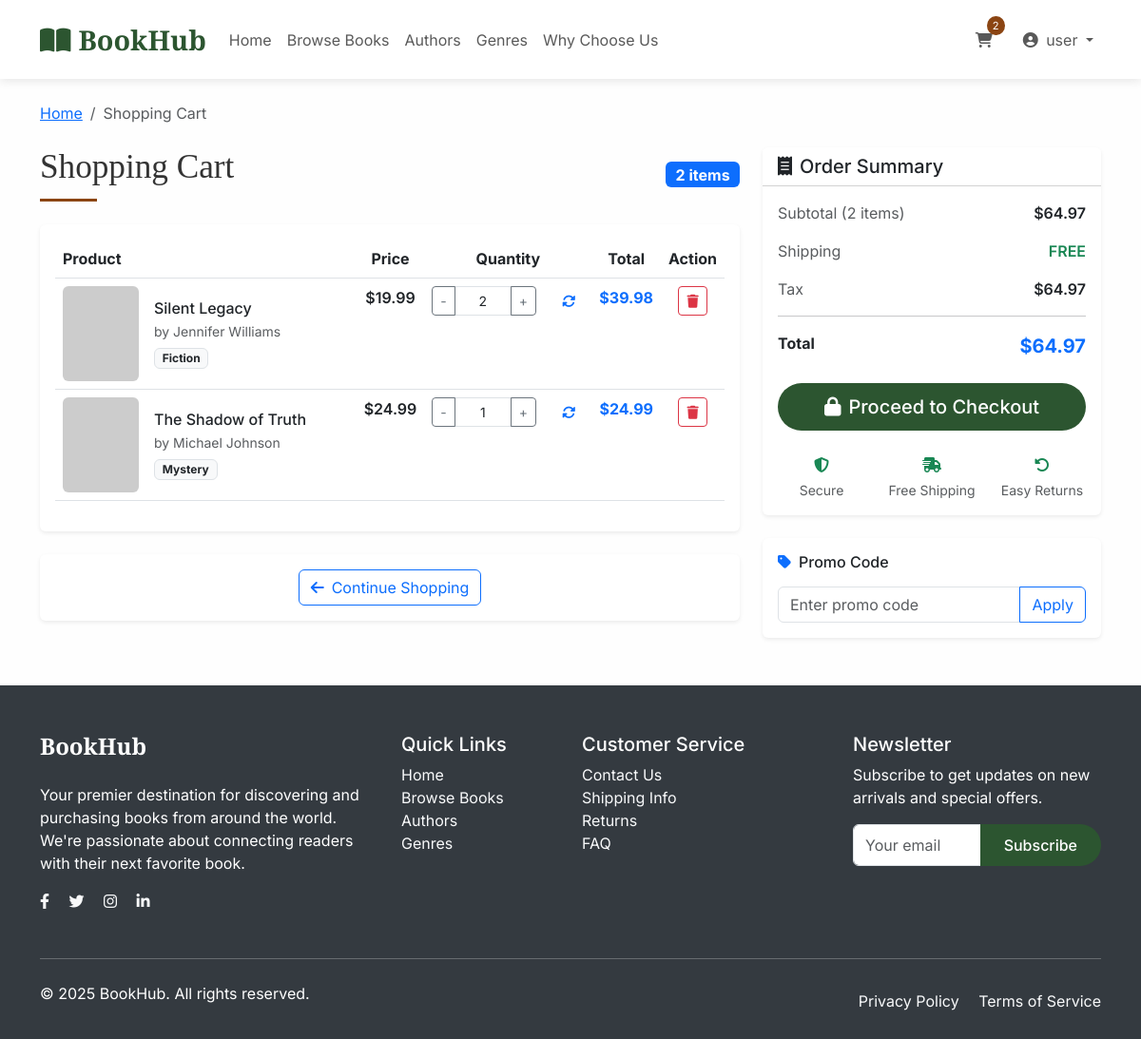
The app's page /cart/ (signed in), older data.
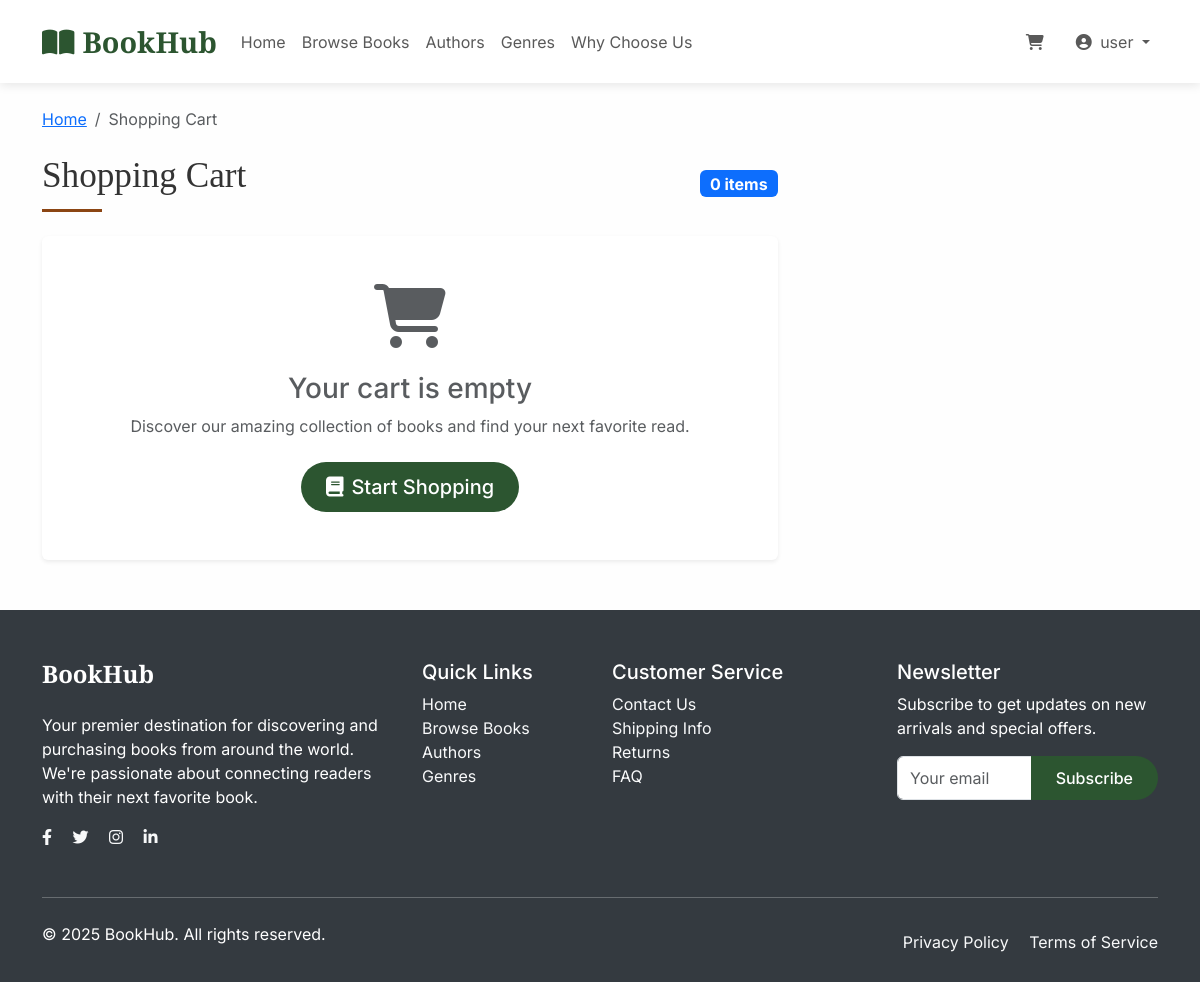
The same page, newer data.
### books/models.py (models this page shows, shortened)
class OrderItem(models.Model):
    OrderItemID = models.AutoField(primary_key=True)
    OrderID = models.ForeignKey(Order, on_delete=models.CASCADE, related_name='orderitems')
    BookID = models.ForeignKey(Book, on_delete=models.CASCADE)
    Quantity = models.IntegerField(validators=[MinValueValidator(1)])
    UnitPrice = models.DecimalField(max_digits=10, decimal_places=2)
    TotalPrice = models.DecimalField(max_digits=10, decimal_places=2)

class Book(models.Model):
    BookID = models.AutoField(primary_key=True)
    Title = models.CharField(max_length=200)
    AuthorID = models.ForeignKey(Author, on_delete=models.CASCADE)
    GenreID = models.ForeignKey(Genre, on_delete=models.CASCADE)
    ISBN = models.CharField(max_length=13, unique=True)
    PublicationDate = models.DateField()
    Price = models.DecimalField(max_digits=10, decimal_places=2, validators=[MinValueValidator(0)])
    Stock = models.IntegerField(default=0, validators=[MinValueValidator(0)])
    Photo = models.CharField(max_length=200, default='', blank=True)
    @property
    def photo_url(self):
        if self.Photo:
            return self.Photo
        else:
            return "https://via.placeholder.com/200x300/cccccc/666666/?text=No+Cover"

class Author(models.Model):
    AuthorID = models.AutoField(primary_key=True)
    FirstName = models.CharField(max_length=100)
    LastName = models.CharField(max_length=100)
    Bio = models.TextField(blank=True, null=True)
    DateOfBirth = models.DateField(blank=True, null=True)
    DateOfDeath = models.DateField(blank=True, null=True)
    @property
    def full_name(self):
        return f"{self.FirstName} {self.LastName}"

class Genre(models.Model):
    GenreID = models.AutoField(primary_key=True)
    GenreName = models.CharField(max_length=100, unique=True)

class Order(models.Model):
    ORDER_STATUS = [
        ('pending', 'Pending'),
        ('processing', 'Processing'),
        ('shipped', 'Shipped'),
        ('delivered', 'Delivered'),
        ('cancelled', 'Cancelled'),
    ]
    OrderID = models.AutoField(primary_key=True)
    CustomerID = models.ForeignKey(Customer, on_delete=models.CASCADE)
    OrderDate = models.DateTimeField(auto_now_add=True)
    TotalAmount = models.DecimalField(max_digits=10, decimal_places=2, default=0)
    OrderStatus = models.CharField(max_length=20, choices=ORDER_STATUS, default='pending')

### books/views.py (the view)
# urls.py: path('cart/', views.view_cart, name='view_cart'),
@login_required
def view_cart(request):
    try:
        order = Order.objects.get(CustomerID=request.user.customer, OrderStatus='pending')
        order_items = order.orderitems.all()
    except Order.DoesNotExist:
        order = None
        order_items = []
    return render(request, 'books/cart.html', {
        'order': order,
        'order_items': order_items
    })

### books/context_processors.py (called while the page is built)
def cart_count(request):
    if request.user.is_authenticated:
        try:
            pending_order = request.user.customer.order_set.filter(OrderStatus='pending').first()
            if pending_order:
                cart_count = pending_order.orderitems.count()
            else:
                cart_count = 0
        except:
            cart_count = 0
    else:
        cart_count = 0
    return {'cart_count': cart_count}

### books/templates/books/cart.html (shortened to what the changed rows need)
{% extends 'base.html' %}
{% block content %}
<div class="container mt-4">
    <div class="row">
        <div class="col-lg-8">
            <div class="d-flex justify-content-between align-items-center mb-4">
                <h1 class="section-title mb-0">Shopping Cart</h1>
                <span class="badge bg-primary fs-6">{{ order_items|length }} items</span>
            </div>
            {% if order_items %}
            <div class="card border-0 shadow-sm">
                <div class="card-body">
                    <div class="table-responsive">
                        <table class="table table-borderless">
                            <thead class="border-bottom">
                                <tr>
                                    <th scope="col" style="width: 60%">Product</th>
                                    <th scope="col" class="text-center">Price</th>
                                    <th scope="col" class="text-center">Quantity</th>
                                    <th scope="col" class="text-center">Total</th>
                                    <th scope="col" class="text-center">Action</th>
                                </tr>
                            </thead>
                            <tbody>
                                {% for item in order_items %}
                                <tr class="border-bottom">
                                    <td>
                                        <div class="d-flex align-items-center">
                                            <img src="{{ item.BookID.photo_url }}"
                                                 alt="{{ item.BookID.Title }}"
                                                 class="rounded me-3"
                                                 style="width: 80px; height: 100px; object-fit: cover;">
                                            <div>
                                                <h6 class="mb-1">{{ item.BookID.Title }}</h6>
                                                <p class="text-muted small mb-1">by {{ item.BookID.AuthorID.full_name }}</p>
                                                <span class="badge bg-light text-dark border">{{ item.BookID.GenreID.GenreName }}</span>
                                            </div>
                                        </div>
                                    </td>
                                    <td class="text-center">
                                        <span class="fw-semibold">${{ item.UnitPrice }}</span>
                                    </td>
                                    <td class="text-center">
                                        <form method="post" action="{% url 'update_cart' item.OrderItemID %}" class="d-inline-flex align-items-center">
                                            <div class="input-group input-group-sm" style="width: 120px;">
                                                <button class="btn btn-outline-secondary" type="button" onclick="this.parentNode.querySelector('input[type=number]').stepDown()">-</button>
                                                <input type="number" name="quantity" value="{{ item.Quantity }}" min="1" max="{{ item.BookID.Stock }}" class="form-control text-center" style="max-width: 60px;">
                                                <button class="btn btn-outline-secondary" type="button" onclick="this.parentNode.querySelector('input[type=number]').stepUp()">+</button>
                                            </div>
                                            <button type="submit" class="btn btn-link text-primary btn-sm ms-2" title="Update">
                                                <i class="fas fa-sync-alt"></i>
                                            </button>
                                        </form>
                                    </td>
                                    <td class="text-center">
                                        <span class="fw-bold text-primary">${{ item.TotalPrice }}</span>
                                    </td>
                                    <td class="text-center">
                                        <form method="post" action="{% url 'update_cart' item.OrderItemID %}" class="d-inline">
                                            <button type="submit" class="btn btn-outline-danger btn-sm" title="Remove">
                                                <i class="fas fa-trash"></i>
                                            </button>
                                        </form>
                                    </td>
                                </tr>
                                {% endfor %}
                            </tbody>
                        </table>
                    </div>
                </div>
            </div>
            <div class="card border-0 shadow-sm mt-4">
                <div class="card-body text-center">
                    <a href="{% url 'book_list' %}" class="btn btn-outline-primary">
                        <i class="fas fa-arrow-left me-2"></i>Continue Shopping
                    </a>
                </div>
            </div>
            {% else %}
            <div class="card border-0 shadow-sm">
                <div class="card-body text-center py-5">
                    <i class="fas fa-shopping-cart fa-4x text-muted mb-4"></i>
                    <h3 class="text-muted">Your cart is empty</h3>
                    <p class="text-muted mb-4">Discover our amazing collection of books and find your next favorite read.</p>
                    <a href="{% url 'book_list' %}" class="btn btn-primary-custom btn-lg">
                        <i class="fas fa-book me-2"></i>Start Shopping
                    </a>
                </div>
            </div>
            {% endif %}
        </div>
        {% if order_items %}
        <div class="col-lg-4">
            <div class="card border-0 shadow-sm sticky-top" style="top: 100px;">
                <div class="card-header bg-white">
                    <h5 class="mb-0"><i class="fas fa-receipt me-2"></i>Order Summary</h5>
                </div>
                <div class="card-body">
                    <div class="d-flex justify-content-between mb-3">
                        <span class="text-muted">Subtotal ({{ order_items|length }} items)</span>
                        <span class="fw-semibold">${{ order.TotalAmount }}</span>
                    </div>
                    <div class="d-flex justify-content-between mb-3">
                        <span class="text-muted">Shipping</span>
                        <span class="fw-semibold text-success">FREE</span>
                    </div>
                    <div class="d-flex justify-content-between mb-3">
                        <span class="text-muted">Tax</span>
                        <span class="fw-semibold">${{ order.TotalAmount|floatformat:2 }}</span>
                    </div>
                    <hr>
                    <div class="d-flex justify-content-between mb-4">
                        <span class="fw-bold">Total</span>
                        <span class="fw-bold fs-5 text-primary">${{ order.TotalAmount }}</span>
                    </div>
                    <div class="d-grid">
                        <a href="{% url 'checkout' %}" class="btn btn-primary-custom btn-lg">
                            <i class="fas fa-lock me-2"></i>Proceed to Checkout
                        </a>
                    </div>
                    <div class="text-center mt-4">
                        <div class="row">
                            <div class="col-4">
                                <i class="fas fa-shield-alt text-success mb-2"></i>
                                <small class="d-block text-muted">Secure</small>
                            </div>
                            <div class="col-4">
                                <i class="fas fa-shipping-fast text-success mb-2"></i>
                                <small class="d-block text-muted">Free Shipping</small>
                            </div>
                            <div class="col-4">
                                <i class="fas fa-undo-alt text-success mb-2"></i>
                                <small class="d-block text-muted">Easy Returns</small>
                            </div>
                        </div>
                    </div>
                </div>
            </div>
            <div class="card border-0 shadow-sm mt-4">
                <div class="card-body">
                    <h6 class="card-title mb-3">
                        <i class="fas fa-tag me-2 text-primary"></i>Promo Code
                    </h6>
                    <div class="input-group">
                        <input type="text" class="form-control" placeholder="Enter promo code">
                        <button class="btn btn-outline-primary" type="button">Apply</button>
                    </div>
                </div>
            </div>
        </div>
        {% endif %}
    </div>
</div>
{% endblock %}

### templates/base.html (shortened to what the changed rows need)
{% load static %}
<!DOCTYPE html>
<html lang="en">
<head>
    <link href="https://cdn.jsdelivr.net/npm/bootstrap@5.3.0/dist/css/bootstrap.min.css" rel="stylesheet">
    <link rel="stylesheet" href="https://cdnjs.cloudflare.com/ajax/libs/font-awesome/6.4.0/css/all.min.css">
    <link rel="stylesheet" href="{% static 'css/custom.css' %}">
    <link rel="stylesheet" href="{% static 'css/components.css' %}">
</head>
<body>
    <nav class="navbar navbar-expand-lg navbar-light bg-white sticky-top">
        <div class="container">
            <div class="collapse navbar-collapse" id="navbarNav">
                <ul class="navbar-nav ms-auto">
                    {% if user.is_authenticated %}
                        <li class="nav-item me-3">
                            <a class="nav-link position-relative" href="{% url 'view_cart' %}">
                                <i class="fas fa-shopping-cart"></i>
                                {% if cart_count > 0 %}
                                    <span class="cart-badge">{{ cart_count }}</span>
                                {% endif %}
                            </a>
                        </li>
                    {% endif %}
                </ul>
            </div>
        </div>
    </nav>
    {% block content %}{% endblock %}
</body>
</html>

Row changes from the older to the newer data that the page shows:
no longer on this page (row edited): OrderItem: BookID.Title "Silent Legacy", BookID.AuthorID.full_name "Jennifer Williams", BookID.GenreID.GenreName "Fiction", UnitPrice "19.99", quantity "2", TotalPrice "39.98"
no longer on this page (row unchanged): OrderItem: BookID.Title "The Shadow of Truth", BookID.AuthorID.full_name "Michael Johnson", BookID.GenreID.GenreName "Mystery", UnitPrice "24.99", quantity "1", TotalPrice "24.99"
no longer on this page (row edited): Order: TotalAmount "64.97"
Text that changed along with them:
{{ order_items|length }}: "2" → "0"
{{ cart_count }}: "2" → (not shown)
{{ order_items|length }}: "2" → (not shown)
text no longer shown: "Product Price Quantity Total Action Continue Shopping Order Summary Subtotal ( items) $ Shipping FREE Tax $ Total $ Proceed to Checkout Secure Free Shipping Easy Returns Promo Code Apply"
text now shown: "Your cart is empty Discover our amazing collection of books and find your next favorite read. Start Shopping"
